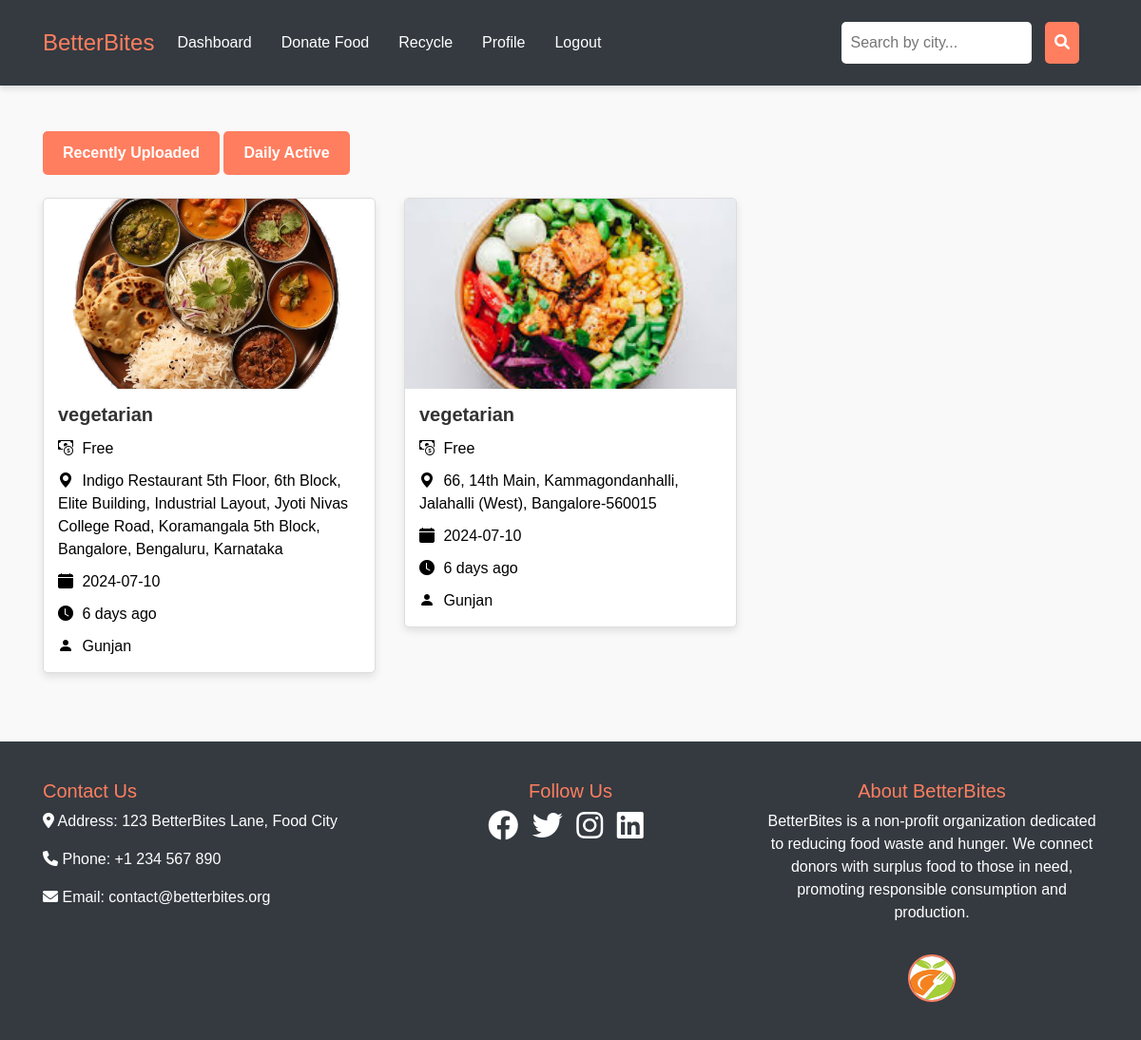
/dashboard.php?filter=daily_active (signed in), run on the app's committed database.
### tables this page shows
CREATE TABLE `donatefood` (
  `id` int(11) NOT NULL,
  `image` blob NOT NULL,
  `foodtype` varchar(20) NOT NULL,
  `price` int(50) NOT NULL,
  `location` mediumtext NOT NULL,
  `dailyactive` varchar(10) NOT NULL,
  `username` varchar(200) NOT NULL,
  `time` datetime(6) NOT NULL,
  `filename` varchar(255) DEFAULT NULL
);

CREATE TABLE `registration` (
  `name` varchar(100) NOT NULL,
  `email` varchar(200) NOT NULL,
  `password` varchar(25) NOT NULL,
  `city` varchar(100) NOT NULL,
  `contact` int(15) NOT NULL
);

### dashboard.php (the view, shortened to what this page needs)
<?php
include 'db_connection.php';
function getUsername($conn, $email) {
    $sql = "SELECT name FROM registration WHERE email = ?";
    $stmt = $conn->prepare($sql);
    $stmt->bind_param('s', $email);
    if ($stmt->execute()) {
        $result = $stmt->get_result();
        if ($result->num_rows > 0) {
            $row = $result->fetch_assoc();
            return $row['name'];
        } else {
            return 'Unknown';
        }
    } else {
        die('Execute failed: ' . htmlspecialchars($stmt->error));
    }
}
function fetchFoodData($conn, $filter = '') {
    $sql = "SELECT * FROM donatefood";
    if ($filter == 'daily_active') {
        $sql .= " WHERE dailyactive = 'yes'";
    }
    $result = $conn->query($sql);
    return $result;
}
$filter = '';
if (isset($_GET['filter'])) {
    $filter = $_GET['filter'];
}
$username = getUsername($conn, $_SESSION['email']);
?>
<?php include 'dashboardheader.php'; ?>
<div class="container mt-5">
    <div class="mb-4">
        <a href="?filter=recently_uploaded" class="btn" style="background-color: #ff7e5f; color: white;">Recently Uploaded</a>
        <a href="?filter=daily_active" class="btn" style="background-color: #ff7e5f; color: white;">Daily Active</a>
    </div>
    <div class="row" id="foodCards">
        <?php
        $result = fetchFoodData($conn, $filter);
        if ($result->num_rows > 0) {
            while ($row = $result->fetch_assoc()) {
                $imagePath = 'foodimage/' . $row['filename'];
                $foodType = $row['foodtype'];
                $price = $row['price'];
                $location = $row['location'];
                $dateTime = $row['time'];
                $date = date('Y-m-d', strtotime($dateTime));
                $timeAgo = timeAgo($dateTime);
        ?>
            <div class="col-md-4 mb-4">
                <div class="card">
                    <img src="<?php echo htmlspecialchars($imagePath); ?>" class="card-img-top" alt="Food Image" style="height: 200px; object-fit: cover;">
                    <div class="card-body">
                        <h5 class="card-title"><?php echo htmlspecialchars($foodType); ?></h5>
                        <p class="card-text"><i class="bi bi-cash-coin"></i> <?php echo htmlspecialchars($price == 0 ? 'Free' : $price); ?></p>
                        <p class="card-text"><i class="bi bi-geo-alt-fill"></i> <?php echo htmlspecialchars($location); ?></p>
                        <p class="card-text"><i class="bi bi-calendar-fill"></i> <?php echo htmlspecialchars($date); ?></p>
                        <p class="card-text"><i class="bi bi-clock-fill"></i> <?php echo htmlspecialchars($timeAgo); ?></p>
                        <p class="card-text"><i class="bi bi-person-fill"></i> <?php echo htmlspecialchars($username); ?></p>
                    </div>
                </div>
            </div>
        <?php
            }
        } else {
            echo '<p>No food items found.</p>';
        }
        ?>
    </div>
</div>
<?php include 'webfooter.php'; ?>
<link rel="stylesheet" href="https://cdnjs.cloudflare.com/ajax/libs/bootstrap-icons/1.10.5/font/bootstrap-icons.min.css">
<?php
function timeAgo($datetime, $full = false) {
    $now = new DateTime();
    $ago = new DateTime($datetime);
    $diff = $now->diff($ago);
    $diff->w = floor($diff->d / 7);
    $diff->d -= $diff->w * 7;
    $string = array(
        'y' => 'year',
        'm' => 'month',
        'w' => 'week',
        'd' => 'day',
        'h' => 'hour',
        'i' => 'minute',
        's' => 'second',
    );
    foreach ($string as $k => &$v) {
        if ($diff->$k) {
            $v = $diff->$k . ' ' . ($diff->$k > 1 ? $v . 's' : $v);
        } else {
            unset($string[$k]);
        }
    }
    if (!$full) $string = array_slice($string, 0, 1);
    return $string ? implode(', ', $string) . ' ago' : 'just now';
}
?>

### dashboardheader.php (style rules this page uses)
body { font-family: 'Arial', sans-serif; background-color: #f9f9f9; color: #333; margin: 0; padding: 0; }

### dashboard.php (style rules this page uses)
.card { border: 1px solid #ddd; border-radius: 5px; overflow: hidden; box-shadow: 0 4px 8px rgba(0,0,0,0.1); transition: transform 0.3s; }
.card-img-top { height: 200px; object-fit: cover; }
.card-body { padding: 15px; }
.card-title { font-size: 1.25rem; font-weight: bold; }
.card-text { margin-bottom: 10px; color: black; }
.card-text i { margin-right: 5px; color: black; }
.btn { border-radius: 5px; padding: 10px 20px; font-size: 1rem; font-weight: bold; }

### data on the page
donatefood: filename (picture), foodtype "vegetarian", price "Free", location "Indigo Restaurant 5th Floor, 6th Block, Elite Building, Industrial Layout, Jyoti Nivas College Road, Koramangala 5th Block, Bangalore, Bengaluru, Karnataka", time "2024-07-10", time "6 days ago"
registration: name "Gunjan"
donatefood: filename (picture), foodtype "vegetarian", price "Free", location "66, 14th Main, Kammagondanhalli, Jalahalli (West), Bangalore-560015", time "2024-07-10", time "6 days ago"
